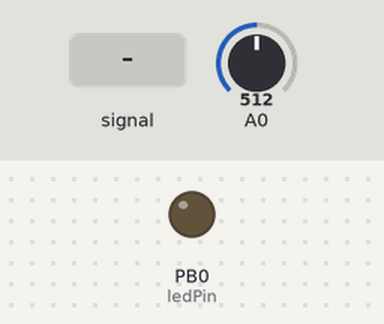
This sketch was run on a simulated ATtiny85, built with avr-gcc and run on an emulated ATtiny85. Shown: output pins drawn as LEDs (lit = HIGH). The test bench sets the inputs (shaded band); at power-on: A0 = 512. Pins used as bus, display or sensor lines are not drawn.

Above: at 2.2 s.
2.3 s: A0 fed a 200 Hz sine of ±81 counts around its level
At 2.7 s:
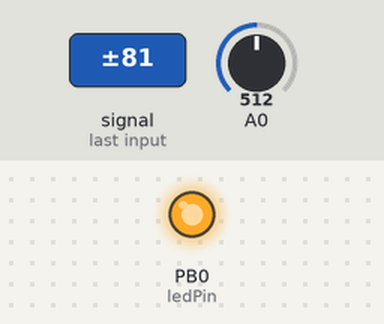
Timing chart, 0 to 2.5 s (numbered marks = the images above; inputs shaded):
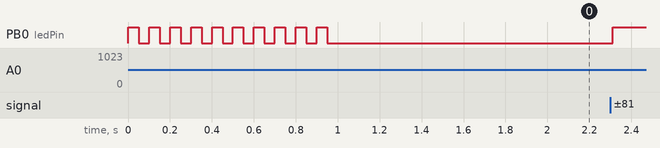

The sketch:

TinyTouchTest1.ino
```cpp
#define ledPin 0
//#define touchPin 5
#define touchPin 0

extern "C" {
#include "TinyTouchLib.h"
}

void blink(uint8_t cnt, uint16_t msec) {
    while( cnt-- ) {
        digitalWrite(ledPin, HIGH);
        delay(msec);
        digitalWrite(ledPin, LOW);
        delay(msec);
    }
}

void setup() {

  tinytouch_init();

  pinMode(ledPin, OUTPUT);

  blink(10, 50);
}

void loop() {
//  if (tinytouch_sense() == tt_push) {
  if (tinytouch_sense() == tt_on) {
    digitalWrite( ledPin, HIGH );
    //PORTB ^= _BV(PB4); // Toggle LED on touch event
  }
  else {
    digitalWrite( ledPin, LOW );
  }

}
```

TinyTouchLib.c
```cpp
/*
 * tinytouchlib.c
 *
 * Created: 09.06.2013 17:25:47			-	v0.1 Initial release (ATtiny 10)
 *			10.06.2013					- 	v0.2 ported to ATtiny 25/45/85 and ATtiny13
 *  Author: Tim (cpldcpu@gmail.com)
 */


#include "TinyTouchLib.h"
#include <util/delay.h>

// Internal function to read the adc input
uint8_t tinytouch_adc(void);

uint16_t bias;
uint8_t	touch;
#if touch_timeout>0
uint8_t timer;
#endif
/*
			Capacitive sensing using charge sharing between
			the S/H capacitor and an external sensing pad
*/

void	tinytouch_init(void) {

#ifndef __AVR_ATtiny13__
	PRR		&=~_BV(PRADC);
#endif
	ADCSRA	=_BV(ADEN)|_BV(ADPS2)|_BV(ADPS1); // Enable ADC, Set prescaler to 64

	bias=tinytouch_adc()<<8;
	touch=0;
}

uint8_t tinytouch_sense(void) {
	uint8_t i;
	uint16_t tmp;
	int16_t delta;

	tmp=0;
	for (i=0; i<16; i++) {
		tmp+=tinytouch_adc();	// average 16 samples
		_delay_us(100);
	}

	delta=tmp-(bias>>4);

	if (!touch)	{
		if (delta>touch_threshold_on) {
			touch=1;
#if touch_timeout>0
			timer=0;
#endif
			return tt_push;
		}

		// update bias only when touch not active
		bias=(bias-(bias>>6))+(tmp>>2);		// IIR low pass
		return tt_off;
	} else {
		if (delta<touch_threshold_off) {
			touch=0;
			return tt_release;
		}

#if touch_timeout>0
		if (timer==255) {
			bias=tinytouch_adc()<<8;
			return tt_timeout;
		}
		timer++;
#endif
		return tt_on;
	}
}

uint8_t tinytouch_adc(void) {

	uint8_t dat1,dat2;

	// Precharge Low
	ADMUX	=tt_refadc;	// connect S/H cap to reference pin
	PORTB |= _BV(tt_refpin);		// Charge S/H Cap
	PORTB &=~_BV(tt_sensepin);		// Discharge Pad (0)
	DDRB  |= _BV(tt_refpin)|_BV(tt_sensepin);

	_delay_us(32);

	DDRB  &=~(_BV(tt_sensepin));	// float pad input, note that pull up is off.

#ifdef __AVR_ATtiny10__
	ADMUX	=tt_senseadc;	// Connect sense input to adc
#else
	ADMUX	=tt_senseadc|_BV(ADLAR);	// Connect sense input to adc
#endif

	ADCSRA	|=_BV(ADSC); // Start conversion
	while (!(ADCSRA&_BV(ADIF)));
	ADCSRA	|=_BV(ADIF); // Clear ADIF

#ifdef __AVR_ATtiny10__
	dat1=ADCL;
#else
	dat1=ADCH;
#endif

	// Precharge High
	ADMUX  =tt_refadc;	// connect S/H cap to reference pin
	PORTB &=~_BV(tt_refpin);		// Discharge S/H Cap
	PORTB |= _BV(tt_sensepin);		// Charge Pad
	DDRB  |= _BV(tt_refpin)|_BV(tt_sensepin);

	_delay_us(32);

	DDRB  &=~(_BV(tt_sensepin));	// float pad input input
	PORTB &=~_BV(tt_sensepin);		// pull up off

#ifdef __AVR_ATtiny10__
	ADMUX	=tt_senseadc;	// Connect sense input to adc
#else
	ADMUX	=tt_senseadc|_BV(ADLAR);	// Connect sense input to adc
#endif

	ADCSRA	|=_BV(ADSC); // Start conversion
	while (!(ADCSRA&_BV(ADIF)));
	ADCSRA	|=_BV(ADIF); // Clear ADIF

#ifdef __AVR_ATtiny10__
	dat2=ADCL;
#else
	dat2=ADCH;
#endif


	return dat2-dat1;
}
```

TinyTouchLib.h
```cpp
/*
 * TinyTouchLib.h
 *
 * Created: 09.06.2013 17:25:47			-	v0.1 Initial release (Attiny 10)
 *			10.06.2013					- 	v0.2 ported to ATtiny 25/45/85 and ATtiny13
 *  Author: Tim (cpldcpu@gmail.com)
 */

#ifndef TINYTOUCHLIB_H_
#define TINYTOUCHLIB_H_
#include <avr/io.h>

enum {tt_off=0,tt_on,tt_push,tt_release,tt_timeout};

//////////////////////////////////////////////////////////////////////////
//
// User definable settings
//
//////////////////////////////////////////////////////////////////////////

// Define upper and lower threshold for the touch sensing. You may have to
// change these depending on the geometry of your touch button.
// Setting the "on" value lower will make the touch button more sensitive.
// Setting the "off" value higher will make the touch button less likely
// to be "stuck". Too high values can lead to oscillations.

#define touch_threshold_on 60
#define touch_threshold_off 20

// If the touch button is pressed, the bias value is not updated
// to prevent detection of multiple touches. In some cases this may
// lead to a "stuck button" situation. Therefore an update of the bias
// is forced after a certain time unless this function is deactivated.
//
// The value of timeout corresponds to the number of calls to tinytouch_sense().
// The maximum is 255.
// Setting timeout to 0 will turn the functionality off.

#define touch_timeout 255
//#define touch_timeout 0		// turn off timeout functionality


// Define pins to use for the reference input and the touch button
// The reference pin is used to charge or discharge the internal
// sample&hold capacitor. This pin is used in output mode and should
// not be shorted to VCC or GND externally.
// The sense pin is connected to the touch-button. To improve noise immunity
// a series resistor can be used.

// The pin number must match the corresponding analog input number ADCx.
// Default port is PORTB. (ATtiny 5/10/13/25/45/85)

#define tt_refpin 2		// Use PB2 as reference pin
#define tt_refadc 1		// Use ADC1 as reference ADC input
//#define tt_sensepin 3	// Use PB3 as sense pin
//#define tt_senseadc 3	// Use ADC3 as sense ADC input
#define tt_sensepin 5  // Use PB5 as sense pin
#define tt_senseadc 0 // Use ADC0 as sense ADC input

//////////////////////////////////////////////////////////////////////////
//
// Library functions
//
//////////////////////////////////////////////////////////////////////////

// Library initialization
// Call this once to initialize the library functions and the ADC converter
void	tinytouch_init(void);

// The sense function evaluates the button state and performs internal
// housekeeping. It should be polled at least 30 times per second to
// update the internal logic. Please note that each call performs 32
// analog to digital conversions with active waiting. This may take
// several ms.

// Possible return values are:
//		tt_off=0	No touch sensed
//		tt_on		Touch button is active and touch is sensed.
//		tt_push		Touch button is pushed. Use this to initiate one time events.
//		tt_release	Touch button is released. Use this to initiate one time events.
//		tt_timeout	Touch button has been active too long and internal bias was	reset.
uint8_t tinytouch_sense(void);

#endif
```
